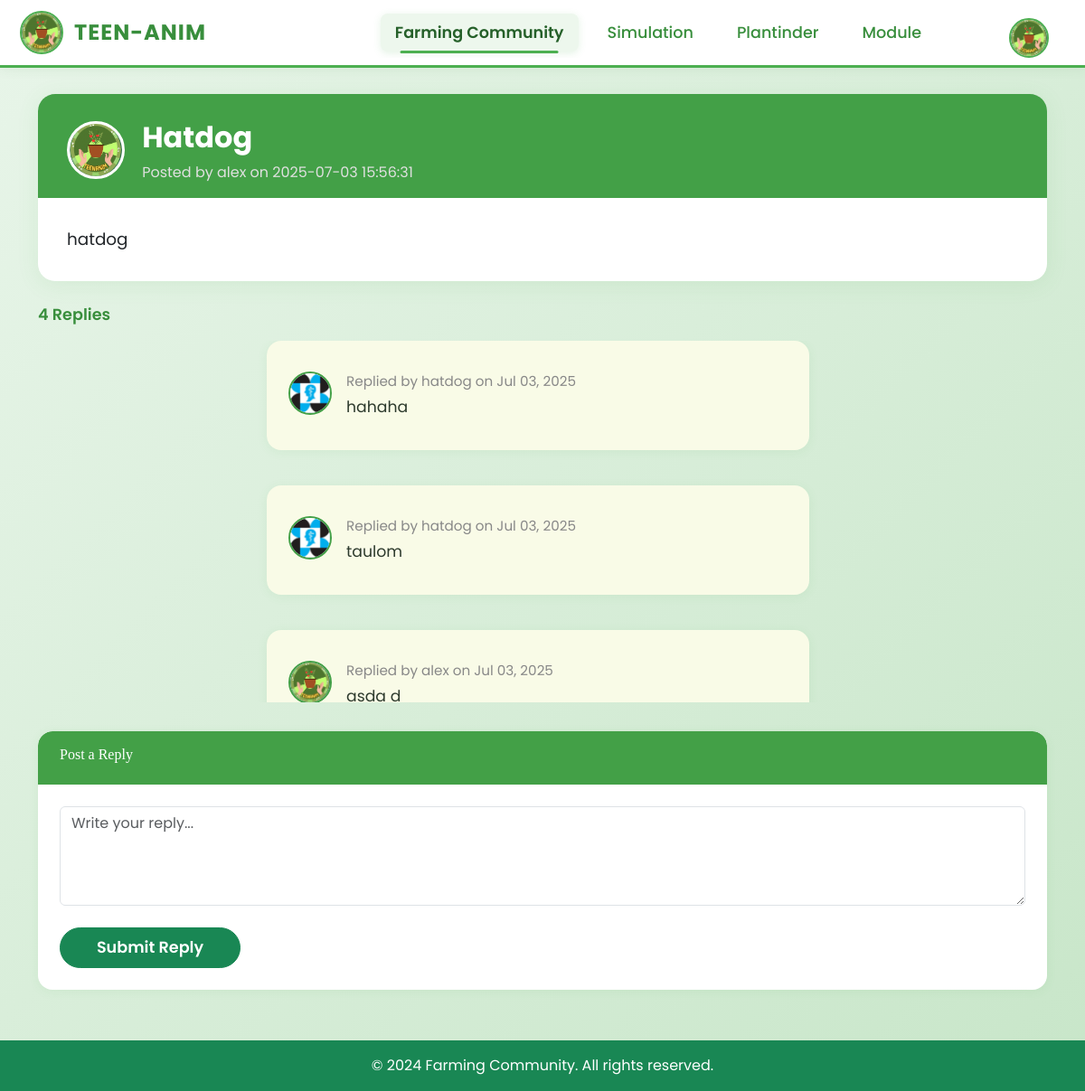
The app's page /php/Forum/thread.php?id=12 (signed in) with its own data.
### tables this page shows
CREATE TABLE `questions` (
  `question_id` int(11) NOT NULL,
  `user_id` int(11) NOT NULL,
  `title` varchar(255) NOT NULL,
  `body` text NOT NULL,
  `image_path` varchar(255) DEFAULT NULL,
  `created_at` datetime DEFAULT current_timestamp(),
  `updated_at` datetime DEFAULT NULL
);

CREATE TABLE `users` (
  `user_id` int(11) NOT NULL,
  `name` varchar(100) NOT NULL,
  `username` varchar(100) NOT NULL,
  `password` varchar(255) NOT NULL,
  `role` enum('student','admin','agriculturist') NOT NULL,
  `date_created` timestamp NOT NULL DEFAULT current_timestamp(),
  `status` varchar(10) DEFAULT 'active',
  `profile_picture` varchar(255) DEFAULT NULL
);

CREATE TABLE `reply` (
  `reply_id` int(11) NOT NULL,
  `question_id` int(11) NOT NULL,
  `user_id` int(11) NOT NULL,
  `body` text NOT NULL,
  `created_at` datetime DEFAULT current_timestamp(),
  `updated_at` datetime DEFAULT NULL
);

### php/Forum/thread.php (the view, shortened to what this page needs)
<?php
include "../connection.php";
if (isset($_GET['id'])) {
    $question_id = intval($_GET['id']);
    $stmt = $conn->prepare("SELECT q.title, q.body, q.created_at, u.username, u.profile_picture FROM Questions q JOIN Users u ON q.user_id = u.user_id WHERE q.question_id = ?");
    $stmt->bind_param("i", $question_id);
    $stmt->execute();
    $stmt->bind_result($title, $body, $created_at, $username, $profile_picture);
    $reply_stmt = $conn->prepare("SELECT r.reply_id, r.body, r.created_at, u.username, u.profile_picture FROM reply r JOIN Users u ON r.user_id = u.user_id WHERE r.question_id = ? ORDER BY r.created_at ASC");
    $reply_stmt->bind_param("i", $question_id);
    $reply_stmt->execute();
    $replies = $reply_stmt->get_result();
} else {
    echo "No discussion selected.";
    exit;
}
?>
<!DOCTYPE html>
<html lang="en">
<head>
    <link href="https://cdn.jsdelivr.net/npm/bootstrap@5.3.1/dist/css/bootstrap.min.css" rel="stylesheet">
    <link rel="stylesheet" href="../../css/homepage.css">
    <link rel="stylesheet" href="https://cdn.jsdelivr.net/npm/bootstrap-icons@1.10.5/font/bootstrap-icons.css">
</head>
<body>
<?php include '../navbar.php'; ?>
    <main class="container my-4">
        <div class="thread-card mb-4">
            <div class="thread-header">
                <div class="thread-avatar">
                  <img src="<?= !empty($profile_picture) ? '../../images/profile_pics/' . htmlspecialchars($profile_picture) : '../../images/clearteenalogo.png' ?>" alt="User Avatar" style="width:100%;height:100%;object-fit:cover;border-radius:50%;" onerror="this.onerror=null;this.src='../../images/clearteenalogo.png';">
                </div>
                <div>
                    <div class="thread-title"><?= htmlspecialchars($title) ?></div>
                    <div class="thread-meta">Posted by <?= htmlspecialchars($username) ?> on <?= $created_at ?></div>
                </div>
            </div>
            <div class="thread-body">
                <?= nl2br(htmlspecialchars($body)) ?>
            </div>
        </div>
        <div class="reply-count">
            <?php $reply_total = isset($replies) ? $replies->num_rows : 0; ?>
            <?= $reply_total ?> <?= $reply_total === 1 ? 'Reply' : 'Replies' ?>
        </div>
        <div class="replies-container">
            <?php if ($reply_total > 0): ?>
                <?php while ($reply = $replies->fetch_assoc()): ?>
                    <div class="reply-card-container">
                      <div class="reply-card">
                        <div class="reply-avatar">
                          <img src="<?= !empty($reply['profile_picture']) ? '../../images/profile_pics/' . htmlspecialchars($reply['profile_picture']) : '../../images/clearteenalogo.png' ?>" alt="User Avatar" style="width:100%;height:100%;object-fit:cover;border-radius:50%;" onerror="this.onerror=null;this.src='../../images/clearteenalogo.png';">
                        </div>
                        <div class="reply-content">
                          <div class="reply-meta">Replied by <?= htmlspecialchars($reply['username']) ?> on <?= date('M d, Y', strtotime($reply['created_at'])) ?></div>
                          <div class="reply-text">
                            <?= htmlspecialchars($reply['body']) ?>
                          </div>
                        </div>
                      </div>
                    </div>
                <?php endwhile; ?>
            <?php else: ?>
                <div class="text-muted mb-4">No replies yet. Be the first to reply!</div>
            <?php endif; ?>
        </div>
        <?php if (isset($_SESSION['user_id'])): ?>
            <div class="post-reply-card">
                <div class="card-header">
                    <h6>Post a Reply</h6>
                </div>
                <div class="card-body">
                    <form method="POST" id="replyForm">
                        <div class="mb-3">
                            <textarea name="reply" class="form-control" rows="4" placeholder="Write your reply..." required></textarea>
                        </div>
                        <button type="submit" class="btn btn-success">Submit Reply</button>
                    </form>
                </div>
            </div>
        <?php else: ?>
            <p class="text-danger">You must <a href="../login.php">log in</a> to post a reply.</p>
        <?php endif; ?>
    </main>
    <footer class="bg-success text-center text-white py-3 mt-auto">
      <p class="mb-0">&copy; 2024 Farming Community. All rights reserved.</p>
    </footer>
</body>
</html>

### css/homepage.css (style rules this page uses)
body, .container-fluid { margin: 0; padding: 0; overflow-x: hidden; font-family: 'Poppins', sans-serif; }
h1, h2, h3, h4, h5, h6, .brand, .navbar-brand { font-family: 'Irish Grover', cursive; }
.reply-card-container { display: flex; justify-content: center; margin-bottom: 20px; }
.reply-card { display: flex; align-items: flex-start; background: #fcfff5; border-radius: 16px; box-shadow: 0 2px 8px rgba(60, 120, 60, 0.07); padding: 18px 24px; max-width: 600px; width: 100%; gap: 18px; }
.reply-avatar { width: 48px; height: 48px; border-radius: 50%; background: #e0f5d8; display: flex; align-items: center; justify-content: center; font-size: 2rem; color: #4caf50; flex-shrink: 0; }
.reply-content { flex: 1; }
.reply-meta { font-size: 0.95rem; color: #7a8a7a; margin-bottom: 4px; }
.reply-text { font-size: 1.08rem; color: #2d3a2d; margin-bottom: 0; }

### php/Forum/thread.php (style rules this page uses)
body, html { height: 100%; display: flex; flex-direction: column; font-family: 'Poppins', sans-serif; background: linear-gradient(135deg, #e8f5e9 0%, #c8e6c9 100%); }
main { flex: 1; }
.thread-card { border-radius: 1.2rem; box-shadow: 0 4px 24px rgba(76,175,80,0.10); margin-bottom: 2rem; overflow: hidden; }
.thread-header { display: flex; align-items: center; gap: 1.2rem; background: #43a047; color: #fff; padding: 1.5rem 2rem 1rem 2rem; }
.thread-avatar { width: 64px; height: 64px; border-radius: 50%; background: #fff; display: flex; align-items: center; justify-content: center; font-size: 2.2rem; color: #43a047; border: 3px solid #fff; }
.thread-title { font-size: 2rem; font-weight: 700; margin-bottom: 0.2rem; }
.thread-meta { font-size: 1rem; color: #e0e0e0; }
.thread-body { background: #fff; padding: 2rem; font-size: 1.15rem; }
.reply-card { border-radius: 1rem; box-shadow: 0 2px 12px rgba(76,175,80,0.08); margin-bottom: 1.2rem; display: flex; align-items: flex-start; gap: 1rem; background: #f9fbe7; transition: box-shadow 0.2s, background 0.2s; }
.reply-avatar { width: 48px; height: 48px; border-radius: 50%; background: #fff; display: flex; align-items: center; justify-content: center; font-size: 1.5rem; color: #43a047; border: 2px solid #43a047; margin-top: 1rem; }
.reply-content { flex: 1; padding: 1rem 0; }
.reply-meta { font-size: 0.95rem; color: #888; }
.reply-count { font-size: 1.1rem; color: #388e3c; font-weight: 600; margin-bottom: 1rem; }
.replies-container { max-height: 400px; overflow-y: auto; margin-bottom: 2rem; padding-right: 10px; }
.post-reply-card { border-radius: 1rem; box-shadow: 0 2px 12px rgba(76,175,80,0.08); margin-bottom: 2rem; background: #fff; overflow: hidden; }
.post-reply-card .card-header { background: #43a047; color: #fff; border-radius: 1rem 1rem 0 0; padding: 1rem 1.5rem; font-size: 1.1rem; font-weight: 600; }
.post-reply-card .btn-success { border-radius: 2rem; font-weight: 600; padding: 0.5rem 2rem; margin-top: 0.5rem; font-size: 1.1rem; width: 200px; max-width: 100%; }
.post-reply-card .card-body { padding: 1.5rem; }

### php/navbar.php (style rules this page uses)
body { padding-top: 80px !important; }

### records on screen
questions: title "Hatdog", user.username "alex", created_at "2025-07-03 15:56:31", body "hatdog"
reply: user.profile_picture (picture), user.username "hatdog", created_at "Jul 03, 2025", body "hahaha"
reply: user.profile_picture (picture), user.username "hatdog", created_at "Jul 03, 2025", body "taulom"
reply: shows a picture, user.username "alex", created_at "Jul 03, 2025", body "asda d"

### other values on screen
$reply_total "4"
